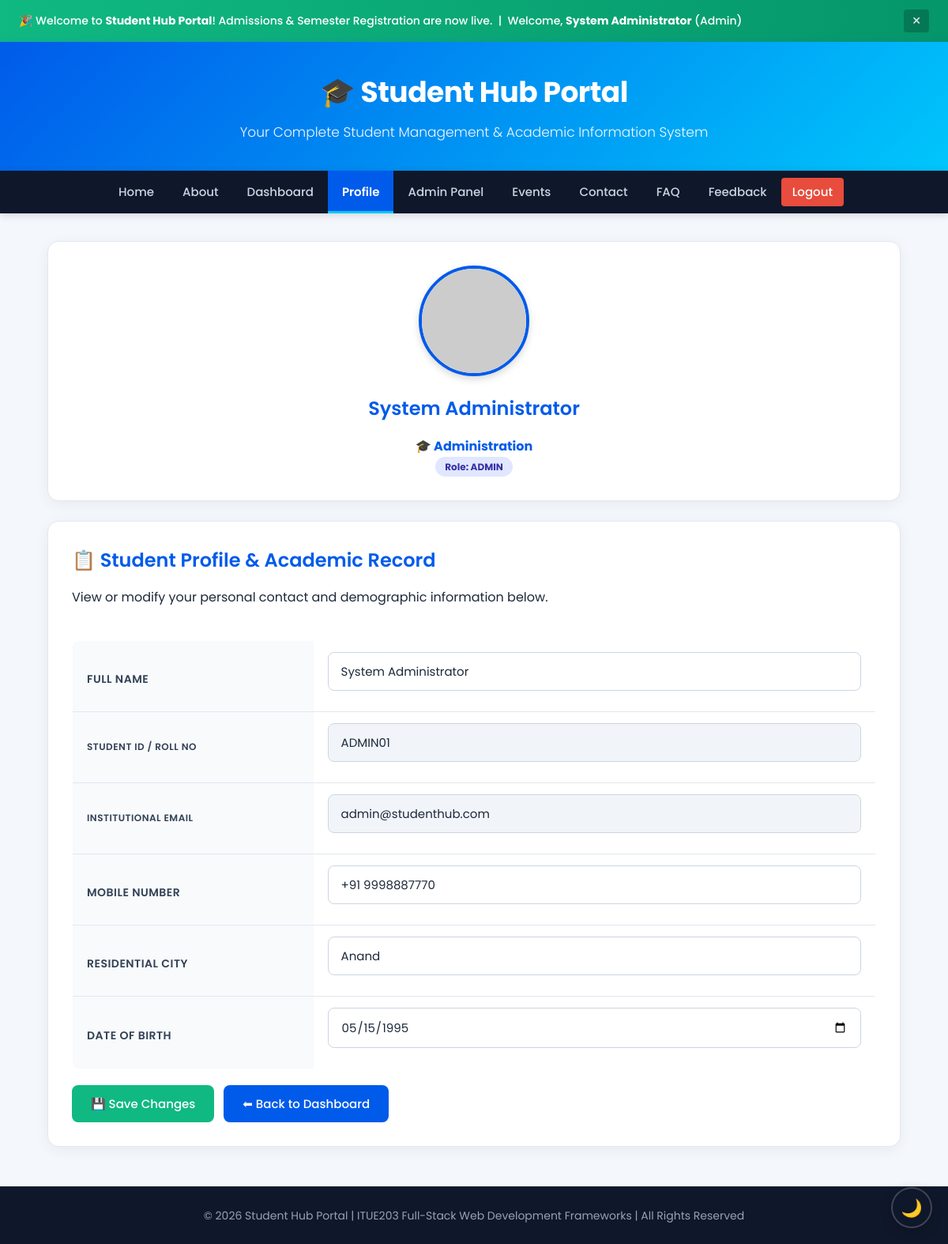
The app's page /profile.php (signed in) with its own data.
### tables this page shows
CREATE TABLE `users` (
  `id` INT AUTO_INCREMENT PRIMARY KEY,
  `student_id` VARCHAR(50) NOT NULL UNIQUE,
  `name` VARCHAR(100) NOT NULL,
  `email` VARCHAR(100) NOT NULL UNIQUE,
  `phone` VARCHAR(20) NOT NULL,
  `course` VARCHAR(50) NOT NULL,
  `password` VARCHAR(255) NOT NULL,
  `role` ENUM('student', 'admin') NOT NULL DEFAULT 'student',
  `city` VARCHAR(50) DEFAULT 'Nadiad',
  `dob` DATE DEFAULT '2006-01-12',
  `status` ENUM('Active', 'Inactive') DEFAULT 'Active',
  `created_at` TIMESTAMP DEFAULT CURRENT_TIMESTAMP
);

### session.php (called while the page is built, shortened)
<?php
function getCurrentUser() {
    return $_SESSION['studenthub_user'] ?? null;
}
function getUserRole() {
    return $_SESSION['studenthub_user']['role'] ?? 'guest';
}

### profile.php (the view, shortened to what this page needs)
<?php
require_once __DIR__ . '/session.php';
$currentUser = getCurrentUser();
$pdo = getDBConnection();
if ($pdo) {
    $stmt = $pdo->prepare("SELECT * FROM users WHERE student_id = :sid LIMIT 1");
    $stmt->execute([':sid' => $currentUser['student_id']]);
}
require_once __DIR__ . '/header.php';
?>
<div class="card" style="text-align:center;">
    <img src="https://i.pravatar.cc/180?img=12" alt="Student Profile Avatar" style="width:140px;height:140px;border-radius:50%;border:4px solid #005bea;object-fit:cover;box-shadow:0 4px 10px rgba(0,0,0,0.15);">
    <h2 style="margin-top:15px;"><?= htmlspecialchars($currentUser['name']) ?></h2>
    <p style="color:#005bea;font-weight:bold;">
        🎓 <?= htmlspecialchars($currentUser['course'] ?? 'B.Tech Computer Science & Engineering') ?>
    </p>
    <p>
        <span style="background:#e0e7ff;color:#3730a3;padding:4px 12px;border-radius:20px;font-size:12px;font-weight:bold;">
            Role: <?= htmlspecialchars(strtoupper($currentUser['role'] ?? 'STUDENT')) ?>
        </span>
    </p>
</div>
<div class="card">
    <h2>📋 Student Profile & Academic Record</h2>
    <p>View or modify your personal contact and demographic information below.</p>
    <br>
    <form id="profileForm" action="profile.php" method="POST">
        <table>
            <tbody>
                <tr>
                    <th style="width:30%;"><label for="profName">Full Name</label></th>
                    <td>
                        <input type="text" id="profName" name="name" value="<?= htmlspecialchars($currentUser['name']) ?>" required>
                    </td>
                </tr>
                <tr>
                    <th>Student ID / Roll No</th>
                    <td>
                        <input type="text" value="<?= htmlspecialchars($currentUser['student_id']) ?>" readonly style="background:#f1f5f9;cursor:not-allowed;">
                    </td>
                </tr>
                <tr>
                    <th>Institutional Email</th>
                    <td>
                        <input type="email" value="<?= htmlspecialchars($currentUser['email']) ?>" readonly style="background:#f1f5f9;cursor:not-allowed;">
                    </td>
                </tr>
                <tr>
                    <th><label for="profPhone">Mobile Number</label></th>
                    <td>
                        <input type="tel" id="profPhone" name="phone" value="<?= htmlspecialchars($currentUser['phone'] ?? '+91 9876543210') ?>" required>
                    </td>
                </tr>
                <tr>
                    <th><label for="profCity">Residential City</label></th>
                    <td>
                        <input type="text" id="profCity" name="city" value="<?= htmlspecialchars($currentUser['city'] ?? 'Nadiad') ?>">
                    </td>
                </tr>
                <tr>
                    <th><label for="profDob">Date of Birth</label></th>
                    <td>
                        <input type="date" id="profDob" name="dob" value="<?= htmlspecialchars($currentUser['dob'] ?? '2006-01-12') ?>">
                    </td>
                </tr>
            </tbody>
        </table>
        <div style="margin-top:20px;display:flex;gap:12px;flex-wrap:wrap;">
            <button type="submit" style="background:#10b981;">
                💾 Save Changes
            </button>
            <button type="button" onclick="location.href='dashboard.php'">
                ⬅ Back to Dashboard
            </button>
        </div>
    </form>
</div>
<?php require_once __DIR__ . '/footer.php'; ?>

### header.php (shortened to what this page needs)
<?php
require_once __DIR__ . '/session.php';
$currentUser = getCurrentUser();
$role = getUserRole();
$activePage = basename($_SERVER['PHP_SELF']);
?>
<!DOCTYPE html>
<html lang="en">
<head>
    <link rel="stylesheet" href="style.css">
</head>
<body>
    <div class="notification" id="notification" role="region" aria-label="Campus Announcement">
        <div>
            🎉 Welcome to <strong>Student Hub Portal</strong>! Admissions & Semester Registration are now live.
            <?php if ($currentUser): ?>
                &nbsp;|&nbsp; Welcome, <strong><?= htmlspecialchars($currentUser['name']) ?></strong> (<?= htmlspecialchars(ucfirst($currentUser['role'])) ?>)
            <?php endif; ?>
        </div>
        <button onclick="closeBanner()" aria-label="Close Announcement Banner">✕</button>
    </div>
    <header role="banner">
        <h1>🎓 Student Hub Portal</h1>
        <p>Your Complete Student Management & Academic Information System</p>
    </header>
    <nav role="navigation" aria-label="Primary Navigation">
        <div class="nav-links">
            <a href="index.php" class="<?= ($activePage === 'index.php') ? 'active' : '' ?>">Home</a>
            <a href="about.php" class="<?= ($activePage === 'about.php') ? 'active' : '' ?>">About</a>
            <?php if (!$currentUser): ?>
                <a href="register.php" class="<?= ($activePage === 'register.php') ? 'active' : '' ?>">Register</a>
                <a href="login.php" class="<?= ($activePage === 'login.php') ? 'active' : '' ?>">Login</a>
            <?php else: ?>
                <a href="dashboard.php" class="<?= ($activePage === 'dashboard.php') ? 'active' : '' ?>">Dashboard</a>
                <a href="profile.php" class="<?= ($activePage === 'profile.php') ? 'active' : '' ?>">Profile</a>
                <?php if ($role === 'admin'): ?>
                    <a href="admin.php" class="<?= ($activePage === 'admin.php') ? 'active' : '' ?>">Admin Panel</a>
                <?php endif; ?>
            <?php endif; ?>
            <a href="events.php" class="<?= ($activePage === 'events.php') ? 'active' : '' ?>">Events</a>
            <a href="contact.php" class="<?= ($activePage === 'contact.php') ? 'active' : '' ?>">Contact</a>
            <a href="faq.php" class="<?= ($activePage === 'faq.php') ? 'active' : '' ?>">FAQ</a>
            <a href="feedback.php" class="<?= ($activePage === 'feedback.php') ? 'active' : '' ?>">Feedback</a>
            <?php if ($currentUser): ?>
                <a href="logout.php" style="background:#e74c3c;color:white;border-radius:4px;padding:6px 14px;">Logout</a>
            <?php endif; ?>
        </div>
    </nav>
    <main id="main-content" class="container" role="main">

### style.css (style rules this page uses)
* { margin: 0; padding: 0; box-sizing: border-box; font-family: 'Poppins', -apple-system, BlinkMacSystemFont, 'Segoe UI', Roboto, sans-serif; }
html { scroll-behavior: smooth; }
body { background: #f4f7fc; color: #1e293b; line-height: 1.6; transition: background-color 0.3s ease, color 0.3s ease; }
.notification { background: linear-gradient(90deg, #10b981, #059669); color: #ffffff; padding: 12px 24px; display: flex; justify-content: space-between; align-items: center; font-size: 14px; font-weight: 500; box-shadow: 0 2px 8px rgba(0,0,0,0.1); }
.notification button { background: rgba(0, 0, 0, 0.2); color: #ffffff; border: none; border-radius: 4px; padding: 4px 10px; cursor: pointer; font-size: 14px; transition: 0.2s; }
header { background: linear-gradient(135deg, #005bea 0%, #00c6fb 100%); color: #ffffff; text-align: center; padding: 35px 20px; box-shadow: 0 4px 15px rgba(0, 91, 234, 0.25); }
header h1 { font-size: 36px; font-weight: 700; margin-bottom: 8px; letter-spacing: -0.5px; }
header p { font-size: 17px; opacity: 0.95; font-weight: 300; }
nav { background: #0f172a; display: flex; justify-content: center; align-items: center; position: sticky; top: 0; z-index: 990; box-shadow: 0 2px 10px rgba(0,0,0,0.15); }
.nav-links { display: flex; flex-wrap: wrap; align-items: center; justify-content: center; }
nav a { color: #cbd5e1; text-decoration: none; padding: 15px 18px; font-size: 15px; font-weight: 500; display: inline-block; transition: all 0.25s ease; }
nav a.active { background: #005bea; color: #ffffff; font-weight: 600; box-shadow: inset 0 -3px 0 #00c6fb; }
.container { width: 90%; max-width: 1200px; margin: 35px auto; }
.card { background: #ffffff; padding: 30px; margin-bottom: 25px; border-radius: 14px; box-shadow: 0 4px 18px rgba(0, 0, 0, 0.06); border: 1px solid #e2e8f0; transition: transform 0.25s ease, box-shadow 0.25s ease; }
.card h2 { color: #005bea; font-size: 24px; margin-bottom: 15px; font-weight: 600; }
button, .btn { background: #005bea; color: #ffffff; border: none; padding: 12px 24px; border-radius: 8px; cursor: pointer; font-size: 15px; font-weight: 500; display: inline-block; text-decoration: none; transition: background 0.2s ease, transform 0.1s ease; }
label { display: block; margin-top: 14px; margin-bottom: 6px; font-size: 14px; color: #334155; }
input, select, textarea { width: 100%; padding: 12px 16px; margin-bottom: 12px; border: 1px solid #cbd5e1; border-radius: 8px; font-size: 15px; background: #ffffff; color: #1e293b; transition: border 0.2s, box-shadow 0.2s; }
table { width: 100%; border-collapse: collapse; margin: 15px 0; background: #ffffff; border-radius: 8px; overflow: hidden; border: 1px solid #e2e8f0; }
table th, table td { padding: 14px 18px; text-align: left; border-bottom: 1px solid #e2e8f0; font-size: 14px; }
table th { background: #f8fafc; color: #334155; font-weight: 600; text-transform: uppercase; font-size: 12px; letter-spacing: 0.5px; }

### records on screen
users: name "System Administrator", role "Admin", course "Administration", role "ADMIN", student "ADMIN01", email "admin@studenthub.com", phone "+91 9998887770", city "Anand", dob "05/15/1995"
